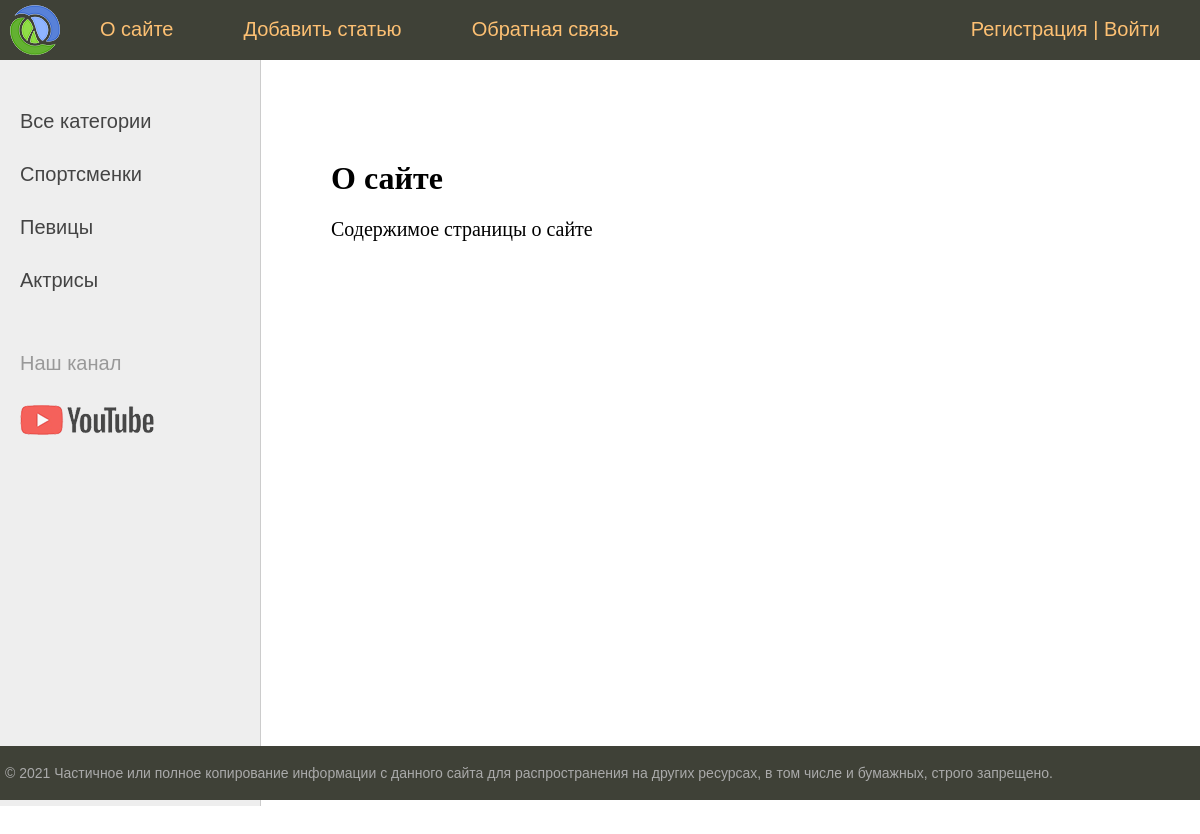
The page /about/ on the database its author committed.
### women/models.py (models this page shows, shortened)
class Category(models.Model):
    name = models.CharField(max_length=100, db_index=True, verbose_name='Категория')
    slug = models.SlugField(max_length=255, unique=True, db_index=True, verbose_name='URL')
    def get_absolute_url(self):
        return reverse('category', kwargs={'category_slug': self.slug})
    class Meta:
        verbose_name = 'Категория'
        verbose_name_plural = 'Категории'
        ordering = ['id']

### women/views.py (the view)
# urls.py: path('about/', about, name='about'),
def about(request):
    return render(request, 'women/about.html', {'menu': menu, 'title': 'О сайте'})

### women/templatetags/women_tags.py (called while the page is built)
@register.simple_tag(name='get_categories') # можно указать любое имя ииспользовать его в шаблонах
def get_categories(filter=None):
    if filter:
        return Category.objects.filter(slug=filter)
    return Category.objects.all()

@register.inclusion_tag('women/list_categories.html')
def show_categories(sort=None, category_selected=0):
    if sort:
        categories = Category.objects.order_by(sort)
        return {'categories': categories, 'category_selected': category_selected}
    categories = Category.objects.all()
    return {'categories': categories, 'category_selected': category_selected}

### women/templates/women/about.html
{% extends 'women/base.html' %}
{% block content %}
<h1>{{title}}</h1>
<p>Содержимое страницы о сайте
{% endblock %}

### women/templates/women/list_categories.html
	{% for category in categories %}
		{% if category.id == category_selected %}
			<li class="selected">{{ category.name }}</li>
		{% else %}
		<li><a href="{{ category.get_absolute_url }}">{{ category.name }}</a></li>
		{% endif %}
	{% endfor %}

### women/static/women/css/style.css (style rules this page uses)
html, body { font-family: 'Arial'; margin: 0; padding: 0; height: 100%; width: 100%; color: #444; }
a { color: #0059b2; text-decoration: none; }
.left-chapters ul li { margin: 30px 0 0 0; color: #999; }
.left-chapters ul li a { color: #444; text-decoration: none; }
.content-text h1 { font-size: 32px; }

### rows shown on the page
Category: name "Спортсменки"
Category: name "Певицы"
Category: name "Актрисы"

### other values the page prints
{{ m.title }} "О сайте" "Добавить статью" "Обратная связь"
{{ title }} "О сайте"
